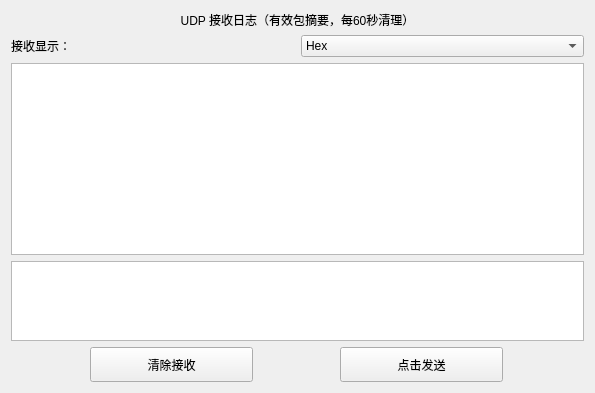
              <widget class="QWidget" name="tab_udp">
                <attribute name="title">
                  <string>UDP</string>
                </attribute>
                <layout class="QVBoxLayout" name="verticalLayout_6">
                  <item>
                    <widget class="QLabel" name="label_14">
                      <property name="text">
                        <string>UDP 接收日志（有效包摘要，每60秒清理）</string>
                      </property>
                      <property name="alignment">
                        <set>Qt::AlignCenter</set>
                      </property>
                    </widget>
                  </item>
                  <item>
                    <layout class="QHBoxLayout" name="udpDisplayModeLayout">
                      <item>
                        <widget class="QLabel" name="label_UdpDisplayMode">
                          <property name="text">
                            <string>接收显示：</string>
                          </property>
                        </widget>
                      </item>
                      <item>
                        <widget class="QComboBox" name="cbox_UdpDisplayMode">
                          <property name="toolTip">
                            <string>切换已有接收数据的显示方式；字符串按 UTF-8 解码</string>
                          </property>
                          <item>
                            <property name="text">
                              <string>Hex</string>
                            </property>
                          </item>
                          <item>
                            <property name="text">
                              <string>字符串（UTF-8）</string>
                            </property>
                          </item>
                        </widget>
                      </item>
                    </layout>
                  </item>
                  <item>
                    <widget class="QPlainTextEdit" name="ptedit_UdpRec">
                      <property name="readOnly">
                        <bool>true</bool>
                      </property>
                    </widget>
                  </item>
                  <item>
                    <widget class="QPlainTextEdit" name="ptedit_UdpSend">
                      <property name="maximumSize">
                        <size>
                          <width>16777215</width>
                          <height>80</height>
                        </size>
                      </property>
                    </widget>
                  </item>
                  <item>
                    <layout class="QHBoxLayout" name="horizontalLayout_2" stretch="0,20,10,20,10">
                      <item>
                        <spacer name="horizontalSpacer_4">
                          <property name="orientation">
                            <enum>Qt::Horizontal</enum>
                          </property>
                          <property name="sizeHint" stdset="0">
                            <size>
                              <width>79</width>
                              <height>20</height>
                            </size>
                          </property>
                        </spacer>
                      </item>
                      <item>
                        <widget class="QPushButton" name="pbtn_UdpClear">
                          <property name="minimumSize">
                            <size>
                              <width>0</width>
                              <height>35</height>
                            </size>
                          </property>
                          <property name="baseSize">
                            <size>
                              <width>0</width>
                              <height>0</height>
                            </size>
                          </property>
                          <property name="text">
                            <string>清除接收</string>
                          </property>
                        </widget>
                      </item>
                      <item>
                        <spacer name="horizontalSpacer_5">
                          <property name="orientation">
                            <enum>Qt::Horizontal</enum>
                          </property>
                          <property name="sizeHint" stdset="0">
                            <size>
                              <width>118</width>
                              <height>20</height>
                            </size>
                          </property>
                        </spacer>
                      </item>
                      <item>
                        <widget class="QPushButton" name="pbtn_UdpSend">
                          <property name="minimumSize">
                            <size>
                              <width>0</width>
                              <height>35</height>
                            </size>
                          </property>
                          <property name="text">
                            <string>点击发送</string>
                          </property>
                        </widget>
                      </item>
                      <item>
                        <spacer name="horizontalSpacer_6">
                          <property name="orientation">
                            <enum>Qt::Horizontal</enum>
                          </property>
                          <property name="sizeHint" stdset="0">
                            <size>
                              <width>210</width>
                              <height>20</height>
                            </size>
                          </property>
                        </spacer>
                      </item>
                    </layout>
                  </item>
                </layout>
              </widget>
